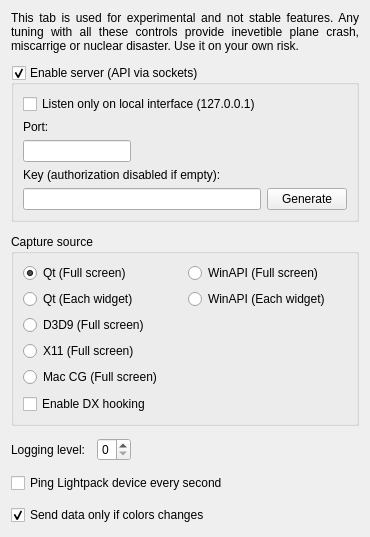
      <widget class="QWidget" name="tabExperimental">
       <property name="sizePolicy">
        <sizepolicy hsizetype="Fixed" vsizetype="Preferred">
         <horstretch>0</horstretch>
         <verstretch>0</verstretch>
        </sizepolicy>
       </property>
       <attribute name="title">
        <string>Experimental</string>
       </attribute>
       <layout class="QVBoxLayout" name="verticalLayout_3" stretch="0,1,0,0,0,0,0">
        <property name="spacing">
         <number>12</number>
        </property>
        <item>
         <widget class="QLabel" name="label_DevTabWarning">
          <property name="text">
           <string>This tab is used for experimental and not stable features. Any tuning with all these controls provide inevetible plane crash, miscarrige or nuclear disaster. Use it on your own risk.</string>
          </property>
          <property name="scaledContents">
           <bool>false</bool>
          </property>
          <property name="alignment">
           <set>Qt::AlignJustify|Qt::AlignVCenter</set>
          </property>
          <property name="wordWrap">
           <bool>true</bool>
          </property>
         </widget>
        </item>
        <item>
         <widget class="QGroupBox" name="groupBox_Api">
          <property name="sizePolicy">
           <sizepolicy hsizetype="Preferred" vsizetype="Fixed">
            <horstretch>0</horstretch>
            <verstretch>0</verstretch>
           </sizepolicy>
          </property>
          <property name="styleSheet">
           <string notr="true"/>
          </property>
          <property name="title">
           <string>Enable server (API via sockets)</string>
          </property>
          <property name="checkable">
           <bool>true</bool>
          </property>
          <property name="checked">
           <bool>true</bool>
          </property>
          <layout class="QGridLayout" name="gridLayout_3">
           <item row="0" column="0">
            <widget class="QCheckBox" name="checkBox_listenOnlyOnLoInterface">
             <property name="text">
              <string>Listen only on local interface (127.0.0.1)</string>
             </property>
            </widget>
           </item>
           <item row="2" column="0">
            <widget class="QLineEdit" name="lineEdit_ApiPort">
             <property name="sizePolicy">
              <sizepolicy hsizetype="Fixed" vsizetype="Fixed">
               <horstretch>0</horstretch>
               <verstretch>0</verstretch>
              </sizepolicy>
             </property>
            </widget>
           </item>
           <item row="1" column="0">
            <widget class="QLabel" name="label_ApiPort">
             <property name="styleSheet">
              <string notr="true">margin-top: .1em</string>
             </property>
             <property name="text">
              <string>Port:</string>
             </property>
             <property name="buddy">
              <cstring>lineEdit_ApiPort</cstring>
             </property>
            </widget>
           </item>
           <item row="5" column="2">
            <widget class="QPushButton" name="pushButton_GenerateNewApiKey">
             <property name="text">
              <string>Generate</string>
             </property>
            </widget>
           </item>
           <item row="5" column="0">
            <widget class="QLineEdit" name="lineEdit_ApiKey">
             <property name="minimumSize">
              <size>
               <width>0</width>
               <height>20</height>
              </size>
             </property>
             <property name="baseSize">
              <size>
               <width>0</width>
               <height>20</height>
              </size>
             </property>
             <property name="toolTip">
              <string>Copy and paste this key into the application using the API, for authorization on the server</string>
             </property>
             <property name="styleSheet">
              <string notr="true"/>
             </property>
             <property name="maxLength">
              <number>40</number>
             </property>
             <property name="readOnly">
              <bool>false</bool>
             </property>
            </widget>
           </item>
           <item row="4" column="0">
            <widget class="QLabel" name="label_ApiKey">
             <property name="styleSheet">
              <string notr="true">margin-top:0</string>
             </property>
             <property name="text">
              <string>Key (authorization disabled if empty):</string>
             </property>
             <property name="buddy">
              <cstring>lineEdit_ApiKey</cstring>
             </property>
            </widget>
           </item>
          </layout>
         </widget>
        </item>
        <item>
         <widget class="QGroupBox" name="groupBox">
          <property name="sizePolicy">
           <sizepolicy hsizetype="MinimumExpanding" vsizetype="MinimumExpanding">
            <horstretch>0</horstretch>
            <verstretch>0</verstretch>
           </sizepolicy>
          </property>
          <property name="title">
           <string>Capture source</string>
          </property>
          <layout class="QVBoxLayout" name="verticalLayout_11">
           <item>
            <layout class="QHBoxLayout" name="horizontalLayout_6">
             <item>
              <layout class="QVBoxLayout" name="verticalLayout_9">
               <item>
                <widget class="QRadioButton" name="radioButton_GrabQt">
                 <property name="text">
                  <string notr="true">Qt (Full screen)</string>
                 </property>
                 <property name="checked">
                  <bool>true</bool>
                 </property>
                </widget>
               </item>
               <item>
                <widget class="QRadioButton" name="radioButton_GrabQt_EachWidget">
                 <property name="text">
                  <string notr="true">Qt (Each widget)</string>
                 </property>
                 <property name="checked">
                  <bool>false</bool>
                 </property>
                </widget>
               </item>
               <item>
                <widget class="QRadioButton" name="radioButton_GrabD3D9">
                 <property name="text">
                  <string notr="true">D3D9 (Full screen)</string>
                 </property>
                </widget>
               </item>
               <item>
                <widget class="QRadioButton" name="radioButton_GrabX11">
                 <property name="text">
                  <string notr="true">X11 (Full screen)</string>
                 </property>
                </widget>
               </item>
               <item>
                <widget class="QRadioButton" name="radioButton_GrabMacCoreGraphics">
                 <property name="text">
                  <string notr="true">Mac CG (Full screen)</string>
                 </property>
                </widget>
               </item>
               <item>
                <spacer name="verticalSpacer_6">
                 <property name="orientation">
                  <enum>Qt::Vertical</enum>
                 </property>
                 <property name="sizeHint" stdset="0">
                  <size>
                   <width>20</width>
                   <height>1</height>
                  </size>
                 </property>
                </spacer>
               </item>
              </layout>
             </item>
             <item>
              <layout class="QVBoxLayout" name="verticalLayout_10">
               <item>
                <widget class="QRadioButton" name="radioButton_GrabWinAPI">
                 <property name="text">
                  <string notr="true">WinAPI (Full screen)</string>
                 </property>
                </widget>
               </item>
               <item>
                <widget class="QRadioButton" name="radioButton_GrabWinAPI_EachWidget">
                 <property name="text">
                  <string notr="true">WinAPI (Each widget)</string>
                 </property>
                </widget>
               </item>
               <item>
                <spacer name="verticalSpacer">
                 <property name="orientation">
                  <enum>Qt::Vertical</enum>
                 </property>
                 <property name="sizeHint" stdset="0">
                  <size>
                   <width>20</width>
                   <height>1</height>
                  </size>
                 </property>
                </spacer>
               </item>
              </layout>
             </item>
            </layout>
           </item>
           <item>
            <widget class="QCheckBox" name="checkBox_EnableDx1011Capture">
             <property name="text">
              <string>Enable DX hooking</string>
             </property>
             <property name="icon">
              <iconset resource="../res/LightpackResources.qrc">
               <normaloff>:/icons/uac-shield.png</normaloff>:/icons/uac-shield.png</iconset>
             </property>
            </widget>
           </item>
          </layout>
         </widget>
        </item>
        <item>
         <layout class="QHBoxLayout" name="horizontalLayout_5">
          <item>
           <widget class="QLabel" name="label_LoggingLevel">
            <property name="text">
             <string>Logging level:</string>
            </property>
            <property name="buddy">
             <cstring>spinBox_LoggingLevel</cstring>
            </property>
           </widget>
          </item>
          <item>
           <widget class="QSpinBox" name="spinBox_LoggingLevel">
            <property name="maximum">
             <number>3</number>
            </property>
           </widget>
          </item>
          <item>
           <spacer name="horizontalSpacer_2">
            <property name="orientation">
             <enum>Qt::Horizontal</enum>
            </property>
            <property name="sizeHint" stdset="0">
             <size>
              <width>40</width>
              <height>20</height>
             </size>
            </property>
           </spacer>
          </item>
         </layout>
        </item>
        <item>
         <widget class="QCheckBox" name="checkBox_PingDeviceEverySecond">
          <property name="text">
           <string>Ping Lightpack device every second</string>
          </property>
         </widget>
        </item>
        <item>
         <widget class="QCheckBox" name="checkBox_SendDataOnlyIfColorsChanges">
          <property name="text">
           <string>Send data only if colors changes</string>
          </property>
          <property name="checked">
           <bool>true</bool>
          </property>
         </widget>
        </item>
        <item>
         <spacer name="verticalSpacer_4">
          <property name="orientation">
           <enum>Qt::Vertical</enum>
          </property>
          <property name="sizeType">
           <enum>QSizePolicy::Expanding</enum>
          </property>
          <property name="sizeHint" stdset="0">
           <size>
            <width>20</width>
            <height>1</height>
           </size>
          </property>
         </spacer>
        </item>
       </layout>
      </widget>
